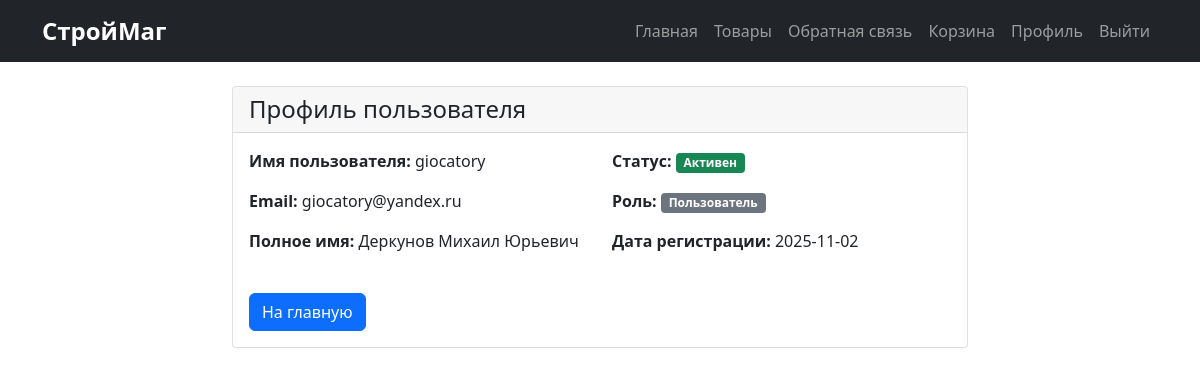
The app's page /users/me (signed in) with its own data.
### tables this page shows
CREATE TABLE users (
                id INTEGER PRIMARY KEY AUTOINCREMENT,
                email TEXT UNIQUE NOT NULL,
                username TEXT UNIQUE NOT NULL,
                hashed_password TEXT NOT NULL,
                full_name TEXT,
                is_active BOOLEAN DEFAULT TRUE,
                is_superuser BOOLEAN DEFAULT FALSE,
                created_at DATETIME DEFAULT CURRENT_TIMESTAMP
            );

### routers/users.py (the view)
@router.get("/me", response_class=HTMLResponse)
async def read_users_me(
    request: Request,
    current_user: dict = Depends(get_current_active_user)
):
    context = {
        "request": request,
        "user": current_user,
        "current_user": current_user,
        "cart_count": getattr(request.state, 'cart_count', 0)
    }
    return templates.TemplateResponse("profile.html", context)

### templates/profile.html (shortened to what this page needs)
{% extends "base.html" %}
{% block content %}
<div class="row justify-content-center">
    <div class="col-md-8">
        <div class="card">
            <div class="card-header">
                <h4 class="mb-0">Профиль пользователя</h4>
            </div>
            <div class="card-body">
                <div class="row">
                    <div class="col-md-6">
                        <p><strong>Имя пользователя:</strong> {{ user.username }}</p>
                        <p><strong>Email:</strong> {{ user.email }}</p>
                        <p><strong>Полное имя:</strong> {{ user.full_name or 'Не указано' }}</p>
                    </div>
                    <div class="col-md-6">
                        <p><strong>Статус:</strong>
                            {% if user.is_active %}
                                <span class="badge bg-success">Активен</span>
                            {% else %}
                                <span class="badge bg-danger">Неактивен</span>
                            {% endif %}
                        </p>
                        <p><strong>Роль:</strong>
                            {% if user.is_superuser %}
                                <span class="badge bg-primary">Администратор</span>
                            {% else %}
                                <span class="badge bg-secondary">Пользователь</span>
                            {% endif %}
                        </p>
                        <p><strong>Дата регистрации:</strong> {{ user.created_at[:10] }}</p>
                    </div>
                </div>
                <div class="mt-4">
                    <a href="/" class="btn btn-primary">На главную</a>
                </div>
            </div>
        </div>
    </div>
</div>
{% endblock %}

### static/css/style.css (style rules this page uses)
.card { transition: transform 0.2s; }
.btn { border-radius: 0.375rem; }

### records on screen
users: username "giocatory", email "giocatory@yandex.ru", full_name "Деркунов Михаил Юрьевич", created_at "2025-11-02"
